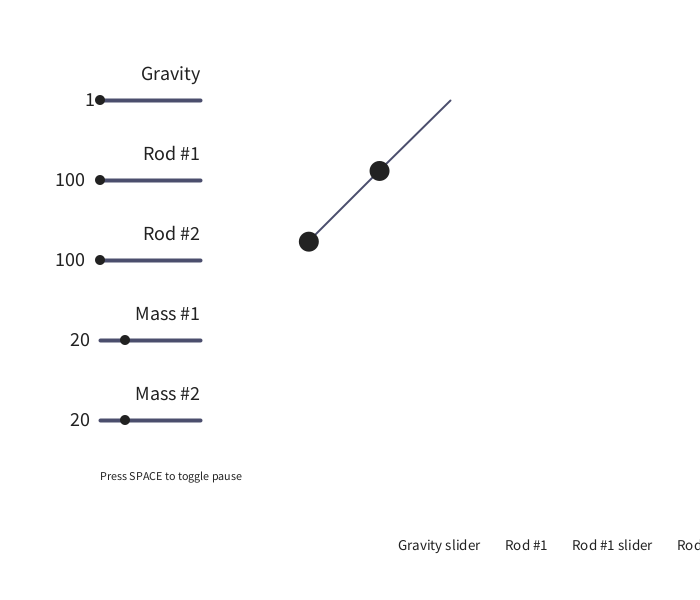
Frame 1 (no input)
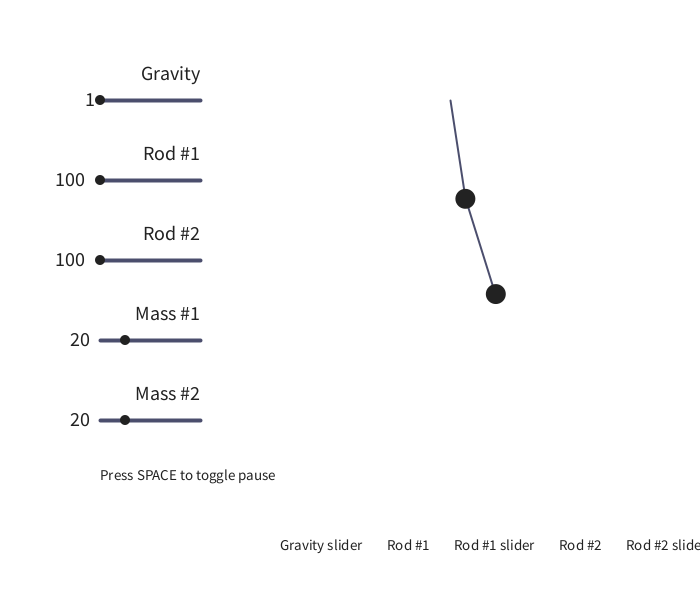
Frame 60 (the mouse pressed at the canvas centre just before this capture)
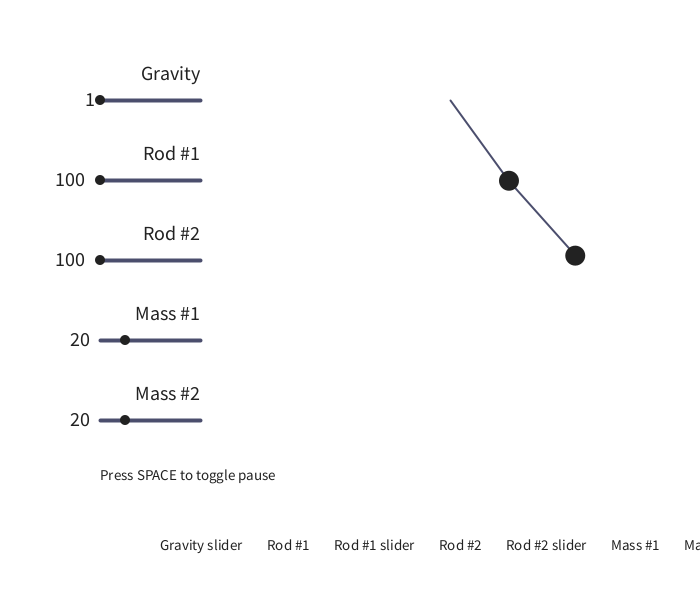
Frame 120 (the mouse held since frame 60 and released just before this capture)

The Processing sketch that drew these frames (run headless with seeded random() and noise(); from frame 60 on, the mouse is pressed at the canvas centre):

// Processing sketch: DoublePendulumSim
// ── DoublePendulumSim.pde
/*
Double Pendulum Simulator
Abigail Adegbiji - September 26, 2024

This program simulates the motion of a double pendulum and allows
the user to contrl various aspects of it. A double pendulum is a pendulum
with another pendulum attached to its end that moves in a chaotic way.

Interaction:
- You can use the SPACE key to pause/unpause the simulation.
- You can adjust the various apsects of the simulation using sliders
- You can right click to cycle through the simulation states.
- You can click the scrolling text to switch between the object list and copyright.

Simulation states:
1. Simulation with no effects.
2. Simulation that traces the path of the lower mass.
3. Simulation that traces the path of the entire double pendulum.
4. A combination of the second and third states.
*/

class Node {
  Float[] data;
  Node prev, next;

  Node() {
    data = new Float[2];
    prev = next = null;
  }
}

// Custom linked list implementation.
class List {
  Node head, tail;
  int length, maxLength;

   List(int max) {
    head = new Node();
    tail = head;
    length = 1;
    maxLength = max;
   }

  void insertAtEnd(float a, float b) {
    if (head == null) return;

    // Make sure we've filled our empty starting node first
    boolean headFilled = head.data[0] != null;
    if (!headFilled) {
      head.data[0] = a;
      head.data[1] = b;
      return;
    }

    Node node = new Node();
    node.data[0] = a;
    node.data[1] = b;
    length++;

    // Add a forwards pointer to our new node
    // and make our new node the tail
    tail.next = node;
    node.prev = tail;
    tail = node;
  }

   void add(float a, float b) {
    insertAtEnd(a, b);
    if (length >= maxLength)
        removeHead();
   }

   void removeHead() {
    if (head.next == null) return;
    // Move all the elements up by 1 place. This is fast because
    // instead of having to shift all elements up one by one, we
    // can just replace the head node and have Java clean it up for us.
    head.next.prev = null;
    head = head.next;
    length--;
   }

   void empty() {
    // "Remove" all elements from the list by replacing the head node with an empty one
    length = 1;
    head = new Node();
    tail = head;
   }
}

class Pendulum {
  float a_vel = 0.0;  // Angular velocity
  float a_acc = 0.0;  // Angular acceleration
  float angle = PI/4; // Angle of the rod from the origin
  float rod   = 0.0;  // Rod length
  float mass  = 0.0;  // Mass weight
}

// Handles simulating the behaviour of a double pendulum
class DoublePendulum {
  Pendulum top;
  Pendulum bottom;
  float gravity;
  List positions; // xy positions of the pendulum's path
  List angles;    // angles of the pendulum's rods

  DoublePendulum() {
    positions = new List(65);
    angles = new List(10);
    top = new Pendulum();
    bottom = new Pendulum();
  }

  Float[] getCoordinates(int originX, int originY, float angle1, float angle2) {
    // This looks backwards, but since the angle in our triangle
    // is shooting downwards, the x value would be the
    // opposite and the y value would be the adjacent
    Float[] values = new Float[4]; // {x1, y1, x2, y2}
    values[0] = originX - top.rod * sin(angle1);
    values[1] = originY + top.rod * cos(angle1);
    values[2] = values[0] - bottom.rod * sin(angle2);
    values[3] = values[1] + bottom.rod * cos(angle2);
    return values;
  }

  // Compound the angular accelerations to the angular velocities
  // and the angular velocities to the angles. The equations of motions come from
  // here: https://www.myphysicslab.com/pendulum/double-pendulum-en.html
  void substep(int substepCount) {
    float den = (2 * top.mass + bottom.mass - bottom.mass * cos(2 * top.angle - 2 * bottom.angle));
    float a = -gravity * (2 * top.mass + bottom.mass) * sin(top.angle);
    float b = -bottom.mass * gravity * sin(top.angle - 2 * bottom.angle);
    float c = -2 * sin(top.angle - bottom.angle) * bottom.mass;
    float d = bottom.a_vel * bottom.a_vel * bottom.rod;
    float e = top.a_vel * top.a_vel * top.rod * cos(top.angle - bottom.angle);
    float f = 2 * sin(top.angle - bottom.angle);
    float g = top.a_vel * top.a_vel * top.rod * (top.mass + bottom.mass);
    float h = gravity * (top.mass + bottom.mass) * cos(top.angle);
    float i = bottom.a_vel * bottom.a_vel * bottom.rod * bottom.mass * cos(top.angle - bottom.angle);

    top.a_acc = (a + b + c * (d + e)) / (top.rod * den);
    top.a_vel += top.a_acc / substepCount;
    top.angle += top.a_vel / substepCount;
    top.angle %= 2 * PI; // Force angle to be between -PI and PI

    bottom.a_acc = f * (g + h + i) / (bottom.rod * den);
    bottom.a_vel += bottom.a_acc / substepCount;
    bottom.angle += bottom.a_vel / substepCount;
    bottom.angle %= 2 * PI; // Force angle to be between -PI and PI
  }

  void step(boolean recordPath, boolean recordAngles, int count, int x, int y) {
    // Since we are using numerical methods, our simulation will be prone to errors.
    // There are analytical solutions to the double pendulum problem, but as of now,
    // they are still approximate. So, we'll stick with our numerical solution,
    // but split the simulation into substeps to try to minimize error. This explanation is nice:
    // https://stackoverflow.com/questions/67203975/why-is-my-code-for-a-double-pendulum-returning-nan
    for (int i = 0; i < count; i++) {
      substep(count);
    }

    Float[] xy = getCoordinates(x, y, top.angle, bottom.angle);
    if (recordPath)
      positions.add(xy[2], xy[3] + bottom.mass / 2);

    if (recordAngles)
      angles.add(top.angle, bottom.angle);
  }
}

// Slider UI component
class Slider {
  String name;
  int x, y, lineWidth , value;
  int rangeStart, rangeEnd;

  Slider(String id, int initial, int xpos, int ypos, int start, int end, int dragWidth) {
    x = xpos;
    y = ypos;
    lineWidth = dragWidth;
    rangeStart = start;
    rangeEnd = end;
    value = initial;
    name = id;
  }

  void draw() {
    int textHeight = 20;
    stroke(strokeColors[currentBackground]);
    fill(fillColors[currentBackground]);
    textSize(textHeight);
    strokeWeight(4);

    // Draw the labels and the slider line
    String str = String.format("%d", value);
    text(str, x - textWidth(str) * 1.5, y + textHeight / 3);
    text(name, x + lineWidth - textWidth(name), y - textHeight);
    line(x, y, x + lineWidth, y);

    // Draw the slider drag handle
    noStroke();
    float handleX = map(value, rangeStart, rangeEnd, 0, lineWidth);
    ellipse(x + handleX, y, 10, 10);
    strokeWeight(2);
  }

  void handleDrag() {
    int padding = 30;
    boolean onSlider = mouseY > y - padding / 2 && mouseY < y + padding / 2;
    if (!onSlider) return; // Only drag when our cursor is on the slider
    int xpos = max(x, min(mouseX, x + lineWidth)); // Clamp to the slider bounds
    value = (int)map(xpos - x, 0, lineWidth, rangeStart, rangeEnd);
  }
}

Slider sliders[];
color bgColors[] = {color(255, 255, 255), color(255, 255, 255), color(0, 0, 0), color(19, 41, 61)};
color fillColors[] = {color(34, 34, 34),  color(255, 104, 107), color(255, 0, 0), color(27, 152, 224)};
color strokeColors[] = {color(75, 78, 109), color(49, 175, 144),  color(0, 255, 0), color(0, 100, 148)};
String copyright[] = {"© Abigail Adegbiji", "September 26, 2024"};
String objects[] = {"Gravity slider", "Rod #1", "Rod #1 slider", "Rod #2", "Rod #2 slider", "Mass #1", "Mass #1 slider", "Mass #2", "Mass #2 slider"};

int currentBackground = 0;
boolean paused = false;
boolean drawCopyright = false;
boolean drawMany = false;
boolean drawPath = false;
DoublePendulum dp = new DoublePendulum();
int originX = 450;
int originY = 100;
int textY = 550;
int scrollX = 400;

void setup() {
  size(700, 600);
  strokeWeight(2);

  // Create our set of sliders
  int index = 0;
  sliders = new Slider[5];
  for (int i = 0; i < objects.length; i++) {
    String objectName = objects[i];
    if (objectName.contains("slider")) {
      String name = objectName.replace(" slider", "");
      boolean isGravity = name.contains("Gravity");
      boolean isMass = name.contains("Mass");
      int value = isGravity ? 1 : isMass ? 20 : 100;
      int start = isGravity ? 1 : isMass ? 10 : 100;
      int end = isGravity ? 10 : isMass ? 50 : 250;
      sliders[index++] = new Slider(name, value, 100, 100 + i * 40, start, end, 100);
    }
  }
}

void mouseReleased() {
  // Cycle through the program state on right click
  if (mouseButton == RIGHT) {
    currentBackground = (currentBackground + 1) % 4;
    drawPath = currentBackground == 1 || currentBackground == 3;
    drawMany = currentBackground == 2 || currentBackground == 3;
    if (!drawMany) dp.angles.empty();
    if (!drawPath) dp.positions.empty();
  }

  // Toggle between scrolling objects and copyright
  if (mouseButton == LEFT) {
    int padding = 30;
    boolean onText = mouseY > textY - padding / 2 && mouseY < textY + padding / 2;
    if (onText) drawCopyright = !drawCopyright;
  }
  
  // Clicking on the slider should also drag
  for (int i = 0; i < 5; i++) {
    sliders[i].handleDrag();
  }
}

void mouseDragged() {
  for (int i = 0; i < 5; i++) {
    sliders[i].handleDrag();
  }
}

void keyReleased() {
  // Toggle pause
  if (key == ' ') paused = !paused;
}

void drawPendulumPath() {
  // Draw a fading trail of lines following the pendulum's path
  int i = 0;
  for (Node n = dp.positions.head.next; n != null; n = n.next) {
    float opacity = 255 / (dp.positions.length - i);
    stroke(strokeColors[currentBackground], opacity);
    line(n.prev.data[0], n.prev.data[1], n.data[0], n.data[1]);
    i++;
  }
}

void drawDoublePendulum(float angle1, float angle2, float opacity) {
  Float[] coordinates = dp.getCoordinates(originX, originY, angle1, angle2);

  // Draw the pendulum rods
  stroke(strokeColors[currentBackground], opacity);
  line(originX, originY, coordinates[0], coordinates[1]);
  line(coordinates[0], coordinates[1], coordinates[2], coordinates[3]);

  // Draw the pendulum masses with no outline
  noStroke();
  fill(fillColors[currentBackground], opacity);
  ellipse(coordinates[0], coordinates[1], dp.top.mass, dp.top.mass);
  ellipse(coordinates[2], coordinates[3], dp.bottom.mass, dp.bottom.mass);
}

void drawDoublePendulumMotion() {
  if (drawPath) drawPendulumPath();
  if (!drawMany) {
    drawDoublePendulum(dp.top.angle, dp.bottom.angle, 255);
    return;
  }

  // Draw a fading trail of double pendulums
  int i = 0;
  for (Node n = dp.angles.head; n != null; n = n.next) {
    float opacity = 255 / (dp.angles.length - i);
    drawDoublePendulum(n.data[0], n.data[1], opacity);
    i++;
  }
}

void drawScrollingText() {
  textSize(15);
  int textX = 0;
  String[] arr = drawCopyright ? copyright : objects;

  if (!paused) scrollX -= 2;
  for (int i = 0; i < arr.length; i++) {
    text(arr[i], scrollX + textX, textY);
    textX += textWidth(arr[i]) + 25;
  }

  if (scrollX < -textX)
    scrollX = 700; // Wrap back around
}

void updateSimulationVariables() {
  // Gravity is inversely proportional.
  float realG = sliders[0].rangeEnd - sliders[0].value;
  realG /= sliders[0].rangeEnd - sliders[0].rangeStart;
  dp.gravity = realG;

  // Se the pendulum values
  dp.top.rod = sliders[1].value;
  dp.bottom.rod = sliders[2].value;
  dp.top.mass = sliders[3].value;
  dp.bottom.mass = sliders[4].value;
}

void draw() {
  updateSimulationVariables();
  if (!paused)
    dp.step(drawPath, drawMany, 50, originX, originY);

  background(bgColors[currentBackground]);
  drawDoublePendulumMotion();
  text("Press SPACE to toggle pause", 100, 480);
  for (int i = 0; i < 5; i++) {
    sliders[i].draw();
  }
  drawScrollingText();
}
